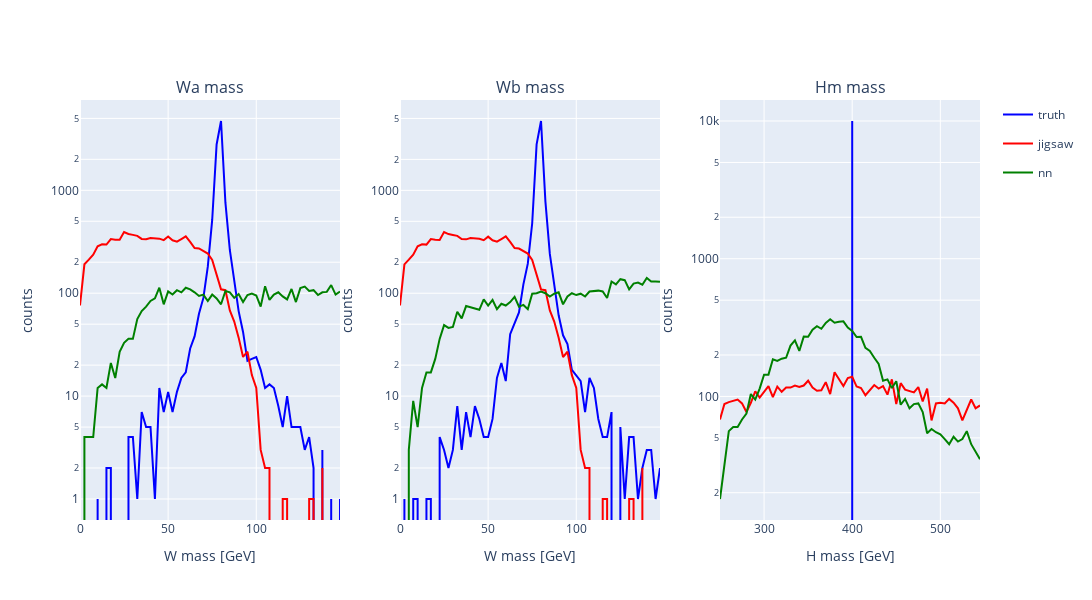

Here is the notebook cell this chart was saved with:
### Code cell
plotter_wm.mass_plot(hm_plot_range=(250, 550), dataset=h400_dataset)

### Figure 1 — Plotly figure (JSON) as saved in the notebook; plotly's stock layout.template omitted (floating-point values rounded to 4 significant figures)
{"data": [{"legendgroup": "truth", "line": {"color": "blue"}, "name": "truth", "showlegend": true, "type": "scatter", "x": [0, 2.5, 5, 7.5, 10, 12.5, 15, 17.5, 20, 22.5, 25, 27.5, 30, 32.5, 35, 37.5, 40, 42.5, 45, 47.5, 50, 52.5, 55, 57.5, 60, 62.5, 65, 67.5, 70, 72.5, 75, 77.5, 80, 82.5, 85, 87.5, 90, 92.5, 95, 97.5, 100, 102.5, 105, 107.5, 110, 112.5, 115, 117.5, 120, 122.5, 125, 127.5, 130, 132.5, 135, 137.5, 140, 142.5, 145, 147.5, 150], "xaxis": "x", "y": [0, 0, 0, 0, 1, 0, 2, 2, 0, 0, 0, 4, 4, 1, 7, 5, 5, 1, 12, 7, 11, 7, 11, 15, 17, 29, 38, 63, 90, 181, 515, 2790, 4716, 758, 263, 135, 67, 42, 22, 23, 24, 18, 12, 13, 12, 8, 5, 10, 5, 5, 5, 3, 4, 2, 0, 3, 0, 1, 0, 1], "yaxis": "y"}, {"legendgroup": "jigsaw", "line": {"color": "red"}, "name": "jigsaw", "showlegend": true, "type": "scatter", "x": [0, 2.5, 5, 7.5, 10, 12.5, 15, 17.5, 20, 22.5, 25, 27.5, 30, 32.5, 35, 37.5, 40, 42.5, 45, 47.5, 50, 52.5, 55, 57.5, 60, 62.5, 65, 67.5, 70, 72.5, 75, 77.5, 80, 82.5, 85, 87.5, 90, 92.5, 95, 97.5, 100, 102.5, 105, 107.5, 110, 112.5, 115, 117.5, 120, 122.5, 125, 127.5, 130, 132.5, 135, 137.5, 140, 142.5, 145, 147.5, 150], "xaxis": "x", "y": [76, 191, 212, 237, 286, 299, 297, 336, 331, 330, 393, 376, 369, 361, 337, 334, 344, 343, 339, 328, 355, 327, 317, 336, 357, 315, 275, 272, 257, 243, 211, 148, 109, 107, 68, 53, 37, 24, 27, 16, 12, 3, 2, 2, 0, 0, 1, 1, 0, 0, 0, 0, 1, 1, 0, 2, 0, 0, 0, 0], "yaxis": "y"}, {"legendgroup": "nn", "line": {"color": "green"}, "name": "nn", "showlegend": true, "type": "scatter", "x": [0, 2.5, 5, 7.5, 10, 12.5, 15, 17.5, 20, 22.5, 25, 27.5, 30, 32.5, 35, 37.5, 40, 42.5, 45, 47.5, 50, 52.5, 55, 57.5, 60, 62.5, 65, 67.5, 70, 72.5, 75, 77.5, 80, 82.5, 85, 87.5, 90, 92.5, 95, 97.5, 100, 102.5, 105, 107.5, 110, 112.5, 115, 117.5, 120, 122.5, 125, 127.5, 130, 132.5, 135, 137.5, 140, 142.5, 145, 147.5, 150], "xaxis": "x", "y": [0, 4, 4, 4, 12, 13, 12, 21, 15, 27, 33, 36, 36, 56, 67, 74, 84, 89, 113, 78, 104, 97, 107, 102, 113, 109, 102, 94, 97, 84, 97, 89, 78, 105, 102, 90, 98, 82, 96, 99, 95, 74, 117, 86, 97, 102, 93, 87, 110, 82, 112, 116, 105, 107, 96, 102, 103, 120, 97, 104], "yaxis": "y"}, {"legendgroup": "truth", "line": {"color": "blue"}, "name": "truth", "showlegend": false, "type": "scatter", "x": [0, 2.5, 5, 7.5, 10, 12.5, 15, 17.5, 20, 22.5, 25, 27.5, 30, 32.5, 35, 37.5, 40, 42.5, 45, 47.5, 50, 52.5, 55, 57.5, 60, 62.5, 65, 67.5, 70, 72.5, 75, 77.5, 80, 82.5, 85, 87.5, 90, 92.5, 95, 97.5, 100, 102.5, 105, 107.5, 110, 112.5, 115, 117.5, 120, 122.5, 125, 127.5, 130, 132.5, 135, 137.5, 140, 142.5, 145, 147.5, 150], "xaxis": "x2", "y": [0, 1, 0, 1, 1, 0, 1, 1, 0, 4, 3, 2, 3, 8, 3, 7, 4, 8, 6, 4, 4, 6, 15, 21, 14, 40, 50, 65, 122, 194, 479, 2796, 4722, 778, 241, 114, 61, 39, 32, 18, 16, 14, 7, 15, 12, 6, 4, 4, 7, 0, 5, 1, 4, 4, 1, 2, 3, 3, 1, 2], "yaxis": "y2"}, {"legendgroup": "jigsaw", "line": {"color": "red"}, "name": "jigsaw", "showlegend": false, "type": "scatter", "x": [0, 2.5, 5, 7.5, 10, 12.5, 15, 17.5, 20, 22.5, 25, 27.5, 30, 32.5, 35, 37.5, 40, 42.5, 45, 47.5, 50, 52.5, 55, 57.5, 60, 62.5, 65, 67.5, 70, 72.5, 75, 77.5, 80, 82.5, 85, 87.5, 90, 92.5, 95, 97.5, 100, 102.5, 105, 107.5, 110, 112.5, 115, 117.5, 120, 122.5, 125, 127.5, 130, 132.5, 135, 137.5, 140, 142.5, 145, 147.5, 150], "xaxis": "x2", "y": [76, 191, 212, 237, 286, 299, 297, 336, 331, 330, 393, 376, 369, 361, 337, 334, 344, 343, 339, 328, 355, 327, 317, 336, 357, 315, 275, 272, 257, 243, 211, 148, 109, 107, 68, 53, 37, 24, 27, 16, 12, 3, 2, 2, 0, 0, 1, 1, 0, 0, 0, 0, 1, 1, 0, 2, 0, 0, 0, 0], "yaxis": "y2"}, {"legendgroup": "nn", "line": {"color": "green"}, "name": "nn", "showlegend": false, "type": "scatter", "x": [0, 2.5, 5, 7.5, 10, 12.5, 15, 17.5, 20, 22.5, 25, 27.5, 30, 32.5, 35, 37.5, 40, 42.5, 45, 47.5, 50, 52.5, 55, 57.5, 60, 62.5, 65, 67.5, 70, 72.5, 75, 77.5, 80, 82.5, 85, 87.5, 90, 92.5, 95, 97.5, 100, 102.5, 105, 107.5, 110, 112.5, 115, 117.5, 120, 122.5, 125, 127.5, 130, 132.5, 135, 137.5, 140, 142.5, 145, 147.5, 150], "xaxis": "x2", "y": [0, 0, 3, 9, 5, 12, 17, 17, 23, 36, 49, 46, 47, 66, 57, 75, 73, 71, 69, 87, 76, 86, 70, 79, 76, 82, 92, 74, 77, 70, 99, 100, 104, 100, 93, 99, 102, 78, 93, 100, 96, 99, 93, 104, 105, 106, 104, 90, 130, 122, 137, 134, 109, 124, 127, 121, 141, 130, 130, 129], "yaxis": "y2"}, {"legendgroup": "truth", "line": {"color": "blue"}, "name": "truth", "showlegend": false, "type": "scatter", "x": [250, 255, 260, 265, 270, 275, 280, 285, 290, 295, 300, 305, 310, 315, 320, 325, 330, 335, 340, 345, 350, 355, 360, 365, 370, 375, 380, 385, 390, 395, 400, 405, 410, 415, 420, 425, 430, 435, 440, 445, 450, 455, 460, 465, 470, 475, 480, 485, 490, 495, 500, 505, 510, 515, 520, 525, 530, 535, 540, 545, 550], "xaxis": "x3", "y": [0, 0, 0, 0, 0, 0, 0, 0, 0, 0, 0, 0, 0, 0, 0, 0, 0, 0, 0, 0, 0, 0, 0, 0, 0, 0, 0, 0, 0, 0, 10000, 0, 0, 0, 0, 0, 0, 0, 0, 0, 0, 0, 0, 0, 0, 0, 0, 0, 0, 0, 0, 0, 0, 0, 0, 0, 0, 0, 0, 0], "yaxis": "y3"}, {"legendgroup": "jigsaw", "line": {"color": "red"}, "name": "jigsaw", "showlegend": false, "type": "scatter", "x": [250, 255, 260, 265, 270, 275, 280, 285, 290, 295, 300, 305, 310, 315, 320, 325, 330, 335, 340, 345, 350, 355, 360, 365, 370, 375, 380, 385, 390, 395, 400, 405, 410, 415, 420, 425, 430, 435, 440, 445, 450, 455, 460, 465, 470, 475, 480, 485, 490, 495, 500, 505, 510, 515, 520, 525, 530, 535, 540, 545, 550], "xaxis": "x3", "y": [68, 88, 91, 93, 95, 89, 77, 90, 109, 98, 107, 119, 99, 118, 108, 116, 116, 120, 117, 120, 130, 116, 110, 111, 127, 104, 150, 133, 119, 136, 139, 118, 115, 102, 111, 121, 114, 119, 103, 133, 88, 125, 112, 109, 107, 117, 92, 114, 67, 89, 90, 89, 96, 90, 82, 67, 80, 95, 82, 86], "yaxis": "y3"}, {"legendgroup": "nn", "line": {"color": "green"}, "name": "nn", "showlegend": false, "type": "scatter", "x": [250, 255, 260, 265, 270, 275, 280, 285, 290, 295, 300, 305, 310, 315, 320, 325, 330, 335, 340, 345, 350, 355, 360, 365, 370, 375, 380, 385, 390, 395, 400, 405, 410, 415, 420, 425, 430, 435, 440, 445, 450, 455, 460, 465, 470, 475, 480, 485, 490, 495, 500, 505, 510, 515, 520, 525, 530, 535, 540, 545, 550], "xaxis": "x3", "y": [18, 31, 56, 60, 60, 68, 75, 104, 95, 114, 144, 144, 186, 181, 188, 191, 234, 255, 214, 272, 271, 305, 324, 310, 342, 363, 343, 348, 351, 316, 299, 270, 271, 225, 214, 191, 172, 130, 133, 115, 129, 87, 96, 82, 88, 89, 77, 54, 58, 55, 53, 49, 45, 51, 47, 49, 56, 45, 40, 35], "yaxis": "y3"}], "layout": {"annotations": [{"font": {"size": 16}, "showarrow": false, "text": "Wa mass", "x": 0.1444, "xanchor": "center", "xref": "paper", "y": 1, "yanchor": "bottom", "yref": "paper"}, {"font": {"size": 16}, "showarrow": false, "text": "Wb mass", "x": 0.5, "xanchor": "center", "xref": "paper", "y": 1, "yanchor": "bottom", "yref": "paper"}, {"font": {"size": 16}, "showarrow": false, "text": "Hm mass", "x": 0.8556, "xanchor": "center", "xref": "paper", "y": 1, "yanchor": "bottom", "yref": "paper"}], "height": 600, "width": 1200, "xaxis": {"anchor": "y", "autorange": true, "domain": [0, 0.2889], "range": [0, 147.5], "title": {"text": "W mass [GeV]"}, "type": "linear"}, "xaxis2": {"anchor": "y2", "autorange": true, "domain": [0.3556, 0.6444], "range": [0, 147.5], "title": {"text": "W mass [GeV]"}, "type": "linear"}, "xaxis3": {"anchor": "y3", "autorange": true, "domain": [0.7111, 1], "range": [250, 545], "title": {"text": "H mass [GeV]"}, "type": "linear"}, "yaxis": {"anchor": "x", "autorange": true, "domain": [0, 1], "range": [-0.2041, 3.878], "rangemode": "tozero", "title": {"text": "counts"}, "type": "log"}, "yaxis2": {"anchor": "x2", "autorange": true, "domain": [0, 1], "range": [-0.2041, 3.878], "rangemode": "tozero", "title": {"text": "counts"}, "type": "log"}, "yaxis3": {"anchor": "x3", "autorange": true, "domain": [0, 1], "range": [1.103, 4.152], "rangemode": "tozero", "title": {"text": "counts"}, "type": "log"}}}
